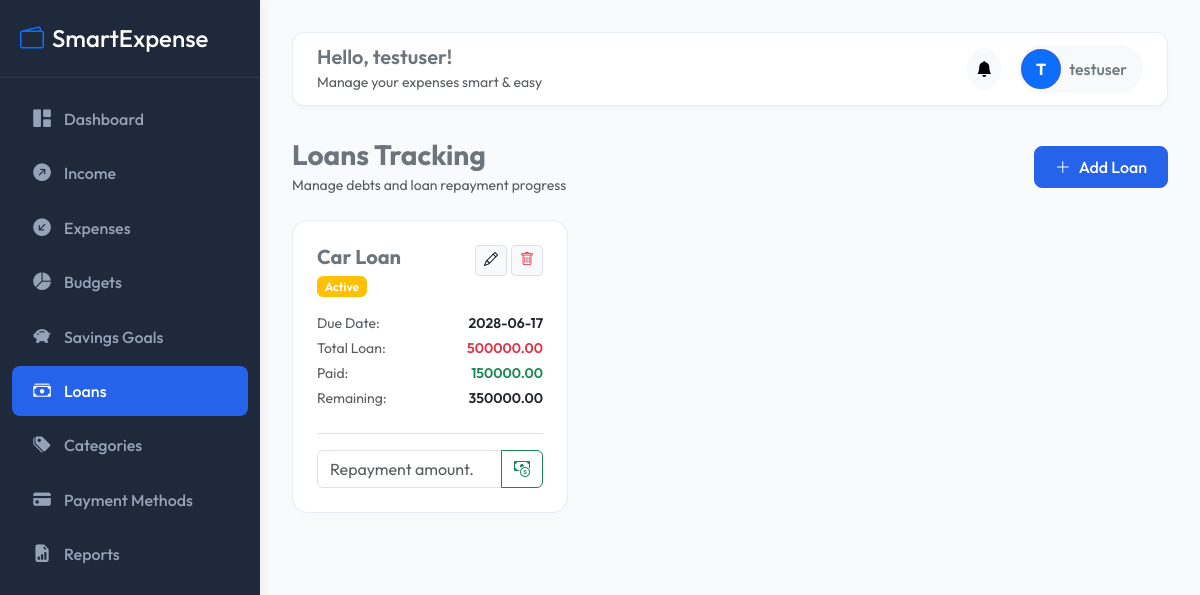
/loans/ (signed in), run on the app's committed database.
### accounts/models.py (models this page shows, shortened)
class User(AbstractUser):
    profile_image = models.ImageField(upload_to='profile_images/', null=True, blank=True)
    created_at = models.DateTimeField(auto_now_add=True)

### loans/models.py (models this page shows, shortened)
class Loan(models.Model):
    STATUS_CHOICES = [
        ('Active', 'Active'),
        ('Fully Paid', 'Fully Paid'),
        ('Overdue', 'Overdue'),
    ]
    user = models.ForeignKey(settings.AUTH_USER_MODEL, on_delete=models.CASCADE, related_name='loans')
    loan_name = models.CharField(max_length=200)
    total_amount = models.DecimalField(max_digits=10, decimal_places=2)
    paid_amount = models.DecimalField(max_digits=10, decimal_places=2, default=0.00)
    remaining_amount = models.DecimalField(max_digits=10, decimal_places=2, editable=False)
    due_date = models.DateField()
    status = models.CharField(max_length=20, choices=STATUS_CHOICES, default='Active')

### loans/views.py (the view)
# urls.py: path('', views.LoanListView.as_view(), name='loan_list'),
class LoanListView(LoginRequiredMixin, ListView):
    model = Loan
    template_name = 'loans/loan_list.html'
    context_object_name = 'loans'
    def get_queryset(self):
        return Loan.objects.filter(user=self.request.user)
    def get_context_data(self, **kwargs):
        context = super().get_context_data(**kwargs)
        context['repayment_form'] = LoanRepaymentForm()
        return context

### loans/forms.py
class LoanRepaymentForm(forms.Form):
    amount = forms.DecimalField(max_digits=10, decimal_places=2, widget=forms.NumberInput(attrs={'class': 'form-control', 'placeholder': '0.00', 'step': '0.01'}))

### notifications/context_processors.py (called while the page is built)
def unread_notifications_count(request):
    if request.user.is_authenticated:
        count = Notification.objects.filter(user=request.user, is_read=False).count()
        recent = Notification.objects.filter(user=request.user, is_read=False)[:5]
        return {
            'unread_notifications_count': count,
            'recent_notifications': recent
        }
    return {
        'unread_notifications_count': 0,
        'recent_notifications': []
    }

### templates/loans/loan_list.html (shortened to what this page needs)
{% extends 'base.html' %}
{% block content %}
<div class="d-flex justify-content-between align-items-center mb-4">
    <div>
        <h3 class="fw-bold text-secondary m-0">Loans Tracking</h3>
        <small class="text-muted">Manage debts and loan repayment progress</small>
    </div>
    <a href="{% url 'loans:loan_add' %}" class="btn btn-primary"><i class="bi bi-plus-lg me-2"></i>Add Loan</a>
</div>
<div class="row">
    {% if loans %}
        {% for loan in loans %}
        <div class="col-md-6 col-lg-4 mb-4">
            <div class="card stat-card p-4 h-100 d-flex flex-column">
                <div class="d-flex justify-content-between align-items-start mb-3">
                    <div>
                        <h5 class="fw-bold text-secondary mb-1">{{ loan.loan_name }}</h5>
                        <span class="badge bg-{% if loan.status == 'Fully Paid' %}success{% elif loan.status == 'Overdue' %}danger{% else %}warning{% endif %} text-white fw-semibold">
                            {{ loan.status }}
                        </span>
                    </div>
                    <div class="d-flex gap-1">
                        <a href="{% url 'loans:loan_edit' loan.id %}" class="btn btn-sm btn-light border p-1 px-2"><i class="bi bi-pencil"></i></a>
                        <a href="{% url 'loans:loan_delete' loan.id %}" class="btn btn-sm btn-light border text-danger p-1 px-2"><i class="bi bi-trash"></i></a>
                    </div>
                </div>
                <div class="mb-4">
                    <div class="d-flex justify-content-between mb-1">
                        <span class="text-muted small">Due Date:</span>
                        <span class="fw-semibold small">{{ loan.due_date|date:"Y-m-d" }}</span>
                    </div>
                    <div class="d-flex justify-content-between mb-1">
                        <span class="text-muted small">Total Loan:</span>
                        <span class="fw-semibold text-danger small">{{ loan.total_amount }}</span>
                    </div>
                    <div class="d-flex justify-content-between mb-1">
                        <span class="text-muted small">Paid:</span>
                        <span class="fw-semibold text-success small">{{ loan.paid_amount }}</span>
                    </div>
                    <div class="d-flex justify-content-between">
                        <span class="text-muted small">Remaining:</span>
                        <span class="fw-semibold text-dark small">{{ loan.remaining_amount }}</span>
                    </div>
                </div>
                {% if loan.status != 'Fully Paid' %}
                <form method="post" action="{% url 'loans:loan_repay' loan.id %}" class="mt-auto pt-3 border-top">
                    <div class="input-group">
                        <input type="number" name="amount" step="0.01" min="0.01" max="{{ loan.remaining_amount }}" class="form-control" placeholder="Repayment amount..." required>
                        <button class="btn btn-outline-success" type="submit"><i class="bi bi-cash-coin"></i></button>
                    </div>
                </form>
                {% endif %}
            </div>
        </div>
        {% endfor %}
    {% endif %}
</div>
{% endblock %}

### templates/base.html (shortened to what this page needs)
{% load static %}
<!DOCTYPE html>
<html lang="en">
<head>
    <link href="https://cdn.jsdelivr.net/npm/bootstrap@5.3.0/dist/css/bootstrap.min.css" rel="stylesheet">
    <link href="https://cdn.jsdelivr.net/npm/bootstrap-icons@1.10.5/font/bootstrap-icons.css" rel="stylesheet">
    <link href="https://cdn.datatables.net/1.13.4/css/dataTables.bootstrap5.min.css" rel="stylesheet">
    <link href="{% static 'css/style.css' %}" rel="stylesheet">
</head>
<body>
    <nav id="sidebar">
        <div class="sidebar-header">
            <h4 class="m-0 text-white"><i class="bi bi-wallet2 me-2 text-primary"></i>SmartExpense</h4>
        </div>
        <div class="mt-3">
            <a href="{% url 'dashboard:home' %}" class="nav-link {% if request.resolver_match.app_name == 'dashboard' %}active{% endif %}">
                <i class="bi bi-grid-1x2-fill"></i> Dashboard
            </a>
            <a href="{% url 'income:income_list' %}" class="nav-link {% if request.resolver_match.app_name == 'income' %}active{% endif %}">
                <i class="bi bi-arrow-up-right-circle-fill"></i> Income
            </a>
            <a href="{% url 'expenses:expense_list' %}" class="nav-link ">
                <i class="bi bi-arrow-down-left-circle-fill"></i> Expenses
            </a>
            <a href="{% url 'budgets:budget_list' %}" class="nav-link {% if request.resolver_match.app_name == 'budgets' %}active{% endif %}">
                <i class="bi bi-pie-chart-fill"></i> Budgets
            </a>
            <a href="{% url 'savings:savings_list' %}" class="nav-link {% if request.resolver_match.app_name == 'savings' %}active{% endif %}">
                <i class="bi bi-piggy-bank-fill"></i> Savings Goals
            </a>
            <a href="{% url 'loans:loan_list' %}" class="nav-link {% if request.resolver_match.app_name == 'loans' %}active{% endif %}">
                <i class="bi bi-cash-stack"></i> Loans
            </a>
            <a href="{% url 'expenses:category_list' %}" class="nav-link {% if request.resolver_match.url_name == 'category_list' %}active{% endif %}">
                <i class="bi bi-tags-fill"></i> Categories
            </a>
            <a href="{% url 'expenses:payment_method_list' %}" class="nav-link {% if request.resolver_match.url_name == 'payment_method_list' %}active{% endif %}">
                <i class="bi bi-credit-card-fill"></i> Payment Methods
            </a>
            <a href="{% url 'reports:report_dashboard' %}" class="nav-link {% if request.resolver_match.app_name == 'reports' %}active{% endif %}">
                <i class="bi bi-file-earmark-bar-graph-fill"></i> Reports
            </a>
        </div>
    </nav>
    <div id="content">
        <div class="topbar d-flex justify-content-between align-items-center">
            <div class="d-none d-lg-block">
                <h5 class="m-0 fw-semibold text-secondary">Hello, {{ request.user.username }}!</h5>
                <small class="text-muted">Manage your expenses smart & easy</small>
            </div>
            <div class="d-flex align-items-center gap-3">
                <div class="dropdown">
                    <button class="btn btn-light position-relative rounded-circle p-2" type="button" data-bs-toggle="dropdown" aria-expanded="false">
                        <i class="bi bi-bell-fill"></i>
                    </button>
                </div>
                <div class="dropdown">
                    <button class="btn btn-light d-flex align-items-center gap-2 border-0 p-1 pe-3 rounded-pill" type="button" data-bs-toggle="dropdown" aria-expanded="false">
                        {% if request.user.profile_image %}
                        <img src="{{ request.user.profile_image.url }}" class="avatar-md" alt="Avatar">
                        {% else %}
                        <div class="avatar-md bg-primary text-white d-flex align-items-center justify-content-center fw-bold">
                            {{ request.user.username|slice:":1"|upper }}
                        </div>
                        {% endif %}
                        <span class="d-none d-md-inline fw-medium text-secondary">{{ request.user.username }}</span>
                    </button>
                </div>
            </div>
        </div>
        {% block content %}{% endblock %}
    </div>
</body>
</html>

### static/css/style.css (style rules this page uses)
:root { --primary-color: #2563EB; --primary-hover: #1D4ED8; --secondary-color: #1E293B; --success-color: #10B981; --danger-color: #EF4444; --warning-color: #F59E0B; --info-color: #06B6D4; --bg-color: #F8FAFC; --sidebar-width: 260px; --transition-speed: 0.3s; }
body { font-family: 'Outfit', -apple-system, BlinkMacSystemFont, "Segoe UI", Roboto, sans-serif; background-color: var(--bg-color); color: var(--secondary-color); overflow-x: hidden; }
#sidebar { width: var(--sidebar-width); height: 100vh; position: fixed; top: 0; left: 0; z-index: 100; background-color: var(--secondary-color); color: #F8FAFC; transition: all var(--transition-speed) ease; box-shadow: 4px 0 10px rgba(0, 0, 0, 0.05); }
#sidebar .sidebar-header { padding: 1.5rem 1.25rem; border-bottom: 1px solid rgba(255, 255, 255, 0.08); }
#sidebar .nav-link { color: #94A3B8; padding: 0.75rem 1.25rem; display: flex; align-items: center; gap: 0.75rem; border-radius: 8px; margin: 0.25rem 0.75rem; transition: all 0.2s ease; font-weight: 500; text-decoration: none; }
#sidebar .nav-link:hover, #sidebar .nav-link.active { color: #FFFFFF; background-color: var(--primary-color); }
#sidebar .nav-link i { font-size: 1.1rem; width: 20px; text-align: center; }
#content { margin-left: var(--sidebar-width); padding: 2rem; min-height: 100vh; transition: all var(--transition-speed) ease; }
.topbar { background: rgba(255, 255, 255, 0.9); backdrop-filter: blur(8px); border-radius: 12px; padding: 0.75rem 1.5rem; box-shadow: 0 4px 6px -1px rgba(0, 0, 0, 0.03); margin-bottom: 2rem; border: 1px solid rgba(226, 232, 240, 0.8); }
.stat-card { border: 1px solid rgba(226, 232, 240, 0.8); border-radius: 16px; box-shadow: 0 4px 20px rgba(0, 0, 0, 0.01); transition: transform var(--transition-speed) ease, box-shadow var(--transition-speed) ease; background: #FFFFFF; }
.btn-primary { background-color: var(--primary-color); border-color: var(--primary-color); font-weight: 500; border-radius: 8px; padding: 0.5rem 1.25rem; }
.avatar-md { width: 40px; height: 40px; border-radius: 50%; object-fit: cover; border: 2px solid var(--primary-color); }

### data on the page
User: user.username "testuser", user.username "T"
Loan: loan_name "Car Loan", status "Active", due_date "2028-06-17", total_amount "500000.00", paid_amount "150000.00", remaining_amount "350000.00"
